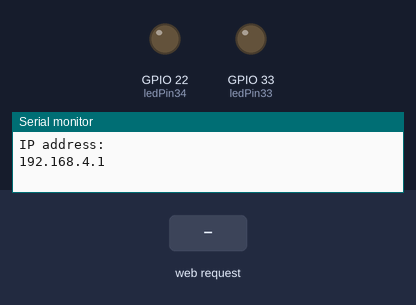
The sketch below on a simulated ESP32. On the bench: output pins drawn as LEDs (lit = HIGH), the last lines printed to the serial monitor. Inputs (shaded band) come from the test bench.

Above: at 1.2 s.
1.3 s: HTTP request GET /33/on received
At 1.8 s:
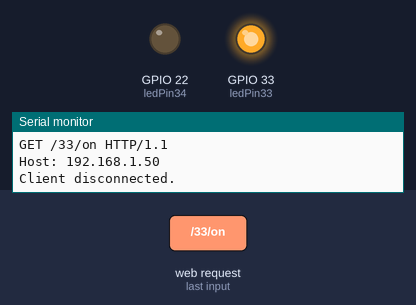
2.8 s: HTTP request GET /34/on received
At 4.0 s:
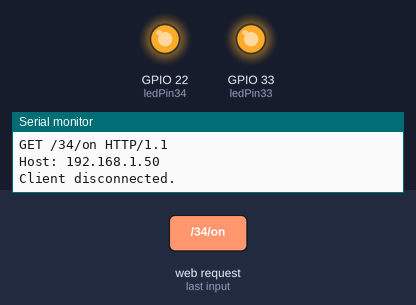
4.3 s: HTTP request GET /33/off received
At 5.3 s:
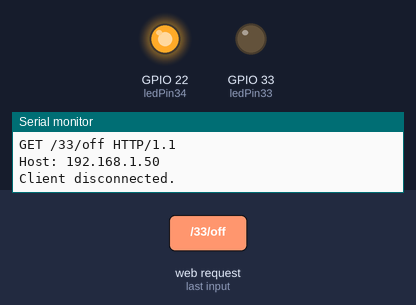
5.8 s: HTTP request GET /34/off received
At 6.4 s:
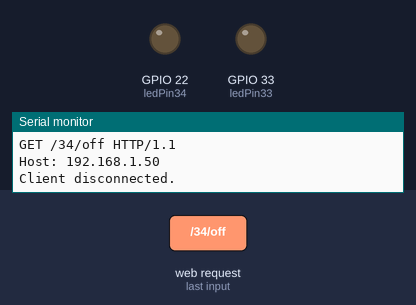
Timing chart, 0 to 8.3 s (numbered marks = the images above; inputs shaded):
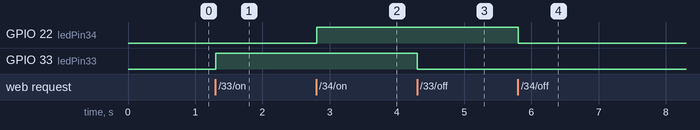

The sketch:

ESP32-Web-Server.ino
```cpp
#include <WiFi.h>

// Network credentials
const char* ssid     = "NEDEER";
const char* password = "00009999";

// Set web server port number to 80
WiFiServer server(80);

// Variable to store the HTTP request
String header;

// Variables to store the current LED states
String statePin33 = "off";
String statePin34 = "off";

// Output variables to GPIO pins
const int ledPin33 = 33;
const int ledPin34 = 22;

// Current time
unsigned long currentTime = millis();
// Previous time
unsigned long previousTime = 0;
// Define timeout time in milliseconds
const long timeoutTime = 2000;

void setup() {
  Serial.begin(115200);

  pinMode(ledPin33, OUTPUT);      // Set the LED pin mode
  digitalWrite(ledPin33, LOW);    // Turn LED off by default
  pinMode(ledPin34, OUTPUT);      // Set the LED pin mode
  digitalWrite(ledPin34, LOW);    // Turn LED off by default

  WiFi.softAP(ssid, password);

  // Print IP address and start web server
  Serial.println("");
  Serial.println("IP address: ");
  Serial.println(WiFi.softAPIP());
  server.begin();
}

void loop() {
  WiFiClient client = server.available();   // Listen for incoming clients

  if (client) {                             // If a new client connects
    currentTime = millis();
    previousTime = currentTime;
    Serial.println("New Client.");          // Print a message out in the serial port
    String currentLine = "";                // Make a String to hold incoming data from the client

    while (client.connected() && currentTime - previousTime <= timeoutTime) {
      // Loop while the client's connected
      currentTime = millis();
      if (client.available()) {             // If there's bytes to read from the client
        char c = client.read();             // Read a byte, then
        Serial.write(c);                    // Print it out the serial monitor
        header += c;
        if (c == '\n') {                    // If the byte is a newline character
          // If the current line is blank, you got two newline characters in a row.
          // That's the end of the client HTTP request, so send a response:
          if (currentLine.length() == 0) {
            // HTTP headers always start with a response code (e.g. HTTP/1.1 200 OK)
            // and a content-type so the client knows what's coming, then a blank line:
            client.println("HTTP/1.1 200 OK");
            client.println("Content-type:text/html");
            client.println("Connection: close");
            client.println();

            // Turn the GPIOs on and off
            if (header.indexOf("GET /33/on") >= 0) {
              statePin33 = "on";
              digitalWrite(ledPin33, HIGH);               // Turn the LED on
            } else if (header.indexOf("GET /33/off") >= 0) {
              statePin33 = "off";
              digitalWrite(ledPin33, LOW);                // Turn the LED off
            }

            if (header.indexOf("GET /34/on") >= 0) {
              statePin34 = "on";
              digitalWrite(ledPin34, HIGH);               // Turn the LED on
            } else if (header.indexOf("GET /34/off") >= 0) {
              statePin34 = "off";
              digitalWrite(ledPin34, LOW);                // Turn the LED off
            }

            // Display the HTML web page
            client.println("<!DOCTYPE html><html>");
            client.println("<head><meta name=\"viewport\" content=\"width=device-width, initial-scale=1\">");
            client.println("<link rel=\"icon\" href=\"data:,\">");
            // CSS to style the on/off buttons
            client.println("<style>html { font-family: monospace; display: inline-block; margin: 0px auto; text-align: center;}");
            client.println(".button { background-color: red; border: none; color: white; padding: 16px 40px;");
            client.println("text-decoration: none; font-size: 32px; margin: 2px; cursor: pointer;}");
            client.println(".button2 { background-color: blue; border: none; color: white; padding: 16px 40px;");
            client.println("text-decoration: none; font-size: 32px; margin: 2px; cursor: pointer;}");
            client.println(".button3 { background-color: gray; border: none; color: white; padding: 16px 40px;");
            client.println("text-decoration: none; font-size: 32px; margin: 2px; cursor: pointer;}</style></head>");

            client.println("<body><h1>ESP32 Web Server</h1>");
            client.println("<p>Control LED State BY NEDER< /p>");

            if (statePin33 == "off") {
              client.println("<p><a href=\"/33/on\"><button class=\"button\">LED 1 ON</button></a></p>");
            } else {
              client.println("<p><a href=\"/33/off\"><button class=\"button3\">LED 1 OFF</button></a></p>");
            }
            if (statePin34 == "off") {
              client.println("<p><a href=\"/34/on\"><button class=\"button2\">LED 2 ON</button></a></p>");
            } else {
              client.println("<p><a href=\"/34/off\"><button class=\"button3\">LED 2 OFF</button></a></p>");
            }
            client.println("</body></html>");

            // The HTTP response ends with another blank line
            client.println();
            // Break out of the while loop
            break;
          } else { // If you got a newline, then clear currentLine
            currentLine = "";
          }
        } else if (c != '\r') {  // If you got anything else but a carriage return character
          currentLine += c;      // Add it to the end of the currentLine
        }
      }
    }
    // Clear the header variable
    header = "";
    // Close the connection
    client.stop();
    Serial.println("Client disconnected.");
    Serial.println("");
  }
}
```

Measured:
- after the input at 1.3 s, GPIO 33 (ledPin33): LOW → HIGH at once
- after the input at 2.8 s, GPIO 22 (ledPin34): LOW → HIGH at once
- after the input at 4.3 s, GPIO 33 (ledPin33): HIGH → LOW at once
- after the input at 5.8 s, GPIO 22 (ledPin34): HIGH → LOW at once
